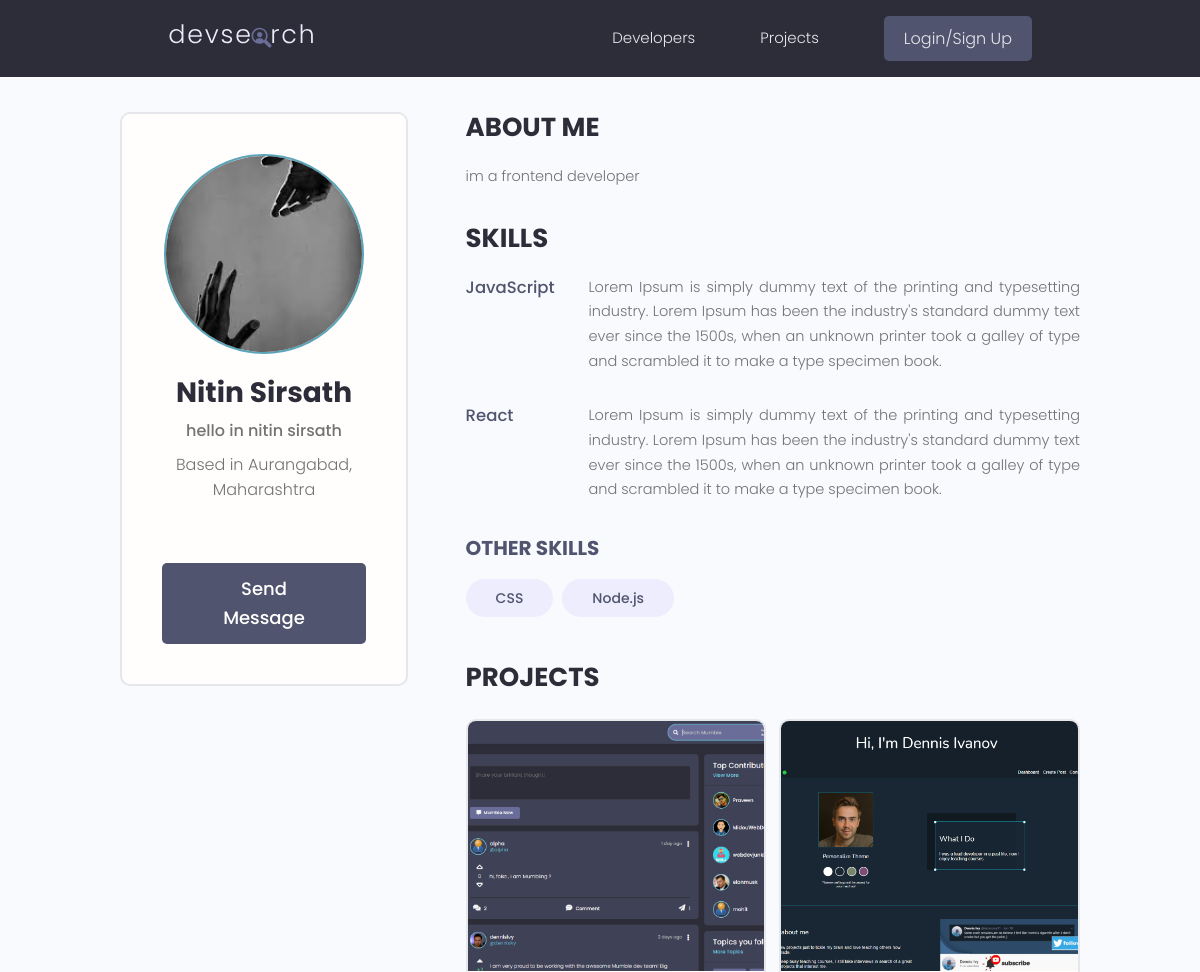
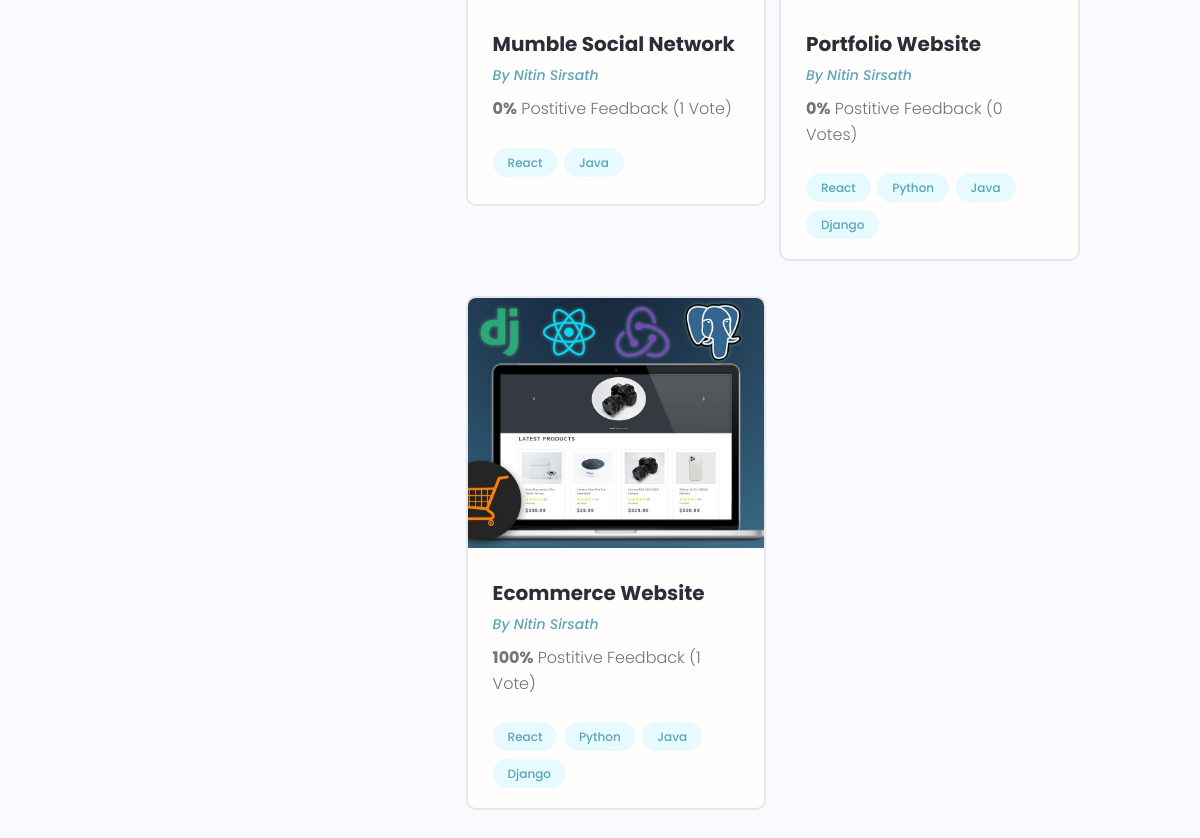
The app's page /profile/40e1e022-8be2-4151-a348-033e82259772/ with its own data (2 pictures, top to bottom).
### users/models.py (models this page shows, shortened)
class Profile(models.Model):
    user = models.OneToOneField(User, on_delete=models.CASCADE, null=True, blank=True)
    name = models.CharField(max_length=200, null=True, blank=True)
    email = models.EmailField(max_length=500, null=True, blank=True)
    username = models.CharField(max_length=200, null=True, blank=True)
    location = models.CharField(max_length=200, null=True, blank=True)
    short_intro = models.CharField(max_length=200, null=True, blank=True)
    bio = models.TextField(null=True, blank=True)
    profile_image = models.ImageField(null=True, blank=True, upload_to='profiles/', default='profiles/user-default.png')
    social_github = models.CharField(max_length=200, null=True, blank=True)
    social_twitter = models.CharField(max_length=200, null=True, blank=True)
    social_linkedin = models.CharField(max_length=200, null=True, blank=True)
    social_youtube = models.CharField(max_length=200, null=True, blank=True)
    social_website = models.CharField(max_length=200, null=True, blank=True)
    created = models.DateTimeField(auto_now_add=True)
    id = models.UUIDField(default=uuid.uuid4, unique=True, primary_key=True, editable=False)
    class Meta:
        ordering = ['-created']

class Skill(models.Model):
    owner = models.ForeignKey(Profile, on_delete=models.CASCADE, null=True, blank=True)
    name = models.CharField(max_length=200, null=True, blank=True)
    description = models.TextField(null=True, blank=True)
    created = models.DateTimeField(auto_now_add=True)
    id = models.UUIDField(default=uuid.uuid4, unique=True, primary_key=True, editable=False)

### projects/models.py (models this page shows, shortened)
class Project(models.Model):
    owner = models.ForeignKey(Profile, null=True, blank=True, on_delete=models.SET_NULL)
    title = models.CharField(max_length=200)
    description = models.TextField(null=True, blank=True)
    featured_image = models.ImageField(null=True, blank=True, default="default.jpg")
    demo_link = models.CharField(max_length=2000, null=True, blank=True)
    source_link = models.CharField(max_length=2000, null=True, blank=True)
    created = models.DateTimeField(auto_now_add=True)
    id = models.UUIDField(default=uuid.uuid4, unique=True, primary_key=True, editable=False)
    tags = models.ManyToManyField('Tag', blank=True)
    vote_total = models.IntegerField(default=0, null=True, blank=True)
    vote_ratio = models.IntegerField(default=0, null=True, blank=True)
    class Meta:
        ordering = ['created']

class Tag(models.Model):
    name = models.CharField(max_length=200)
    created = models.DateTimeField(auto_now_add=True)
    id = models.UUIDField(default=uuid.uuid4, unique=True, primary_key=True, editable=False)
    def __str__(self):
        return self.name

### users/views.py (the view)
# urls.py: path('profile/<str:pk>/', userProfile, name = 'user-profile'),
def userProfile(request, pk):
    profile = Profile.objects.get(id=pk)
    topSkills = profile.skill_set.exclude(description__exact="")
    otherSkills = profile.skill_set.filter(description="")
    context = {'profile':profile, 'topSkills':topSkills, 'otherSkills':otherSkills}
    return render(request, 'users/user-profile.html', context)

### users/templates/users/user-profile.html (shortened to what this page needs)
{% extends 'main.html' %}
{% block content %}
{% load static %}
<main class="profile my-md">
    <div class="container">
      <div class="layout">
        <div class="column column--1of3">
            <div class="card text-center">
                <div class="card__body dev">
                    <img class="avatar avatar--xl" src="{{ profile.profile_image.url }}" />
                    <h2 class="dev__name">{{profile.name}}</h2>
                    <p class="dev__title">{{profile.short_intro}}</p>
                    <p class="dev__location">Based in {{profile.location}}</p>
                    {% if request.user.profile.id != profile.id %}
                    <a href="{% url 'create-message' profile.id %}" class="btn btn--sub btn--lg">Send Message </a>
                    {% endif %}
                </div>
            </div>
        </div>
        <div class="column column--2of3">
          <div class="devInfo">
            <h3 class="devInfo__title">About Me</h3>
            <p class="devInfo__about">{{profile.bio}}</p>
          </div>
          <div class="devInfo">
            <h3 class="devInfo__title">Skills</h3>
            <div class="devInfo__skills">
              {% for skill in topSkills %}
              <div class="devSkill">
                <h4 class="devSkill__title">{{skill.name}}</h4>
                <p class="devSkill__info">{{skill.description}}</p>
              </div>
              {% endfor %}
              <h3 class="devInfo__subtitle">Other Skills</h3>
              <div class="devInfo__otherSkills">
                {% for skill in otherSkills %}
                <span class="tag tag--pill tag--sub tag--lg">
                  <small>{{skill.name}}</small>
                </span>
                {% endfor %}
              </div>
            </div>
          </div>
          <div class="devInfo">
            <h3 class="devInfo__title">Projects</h3>
            <div class="grid grid--two">
              {% for project in profile.project_set.all %}
              <div class="column">
                <div class="card project">
                  <a href="{% url 'single-project' project.id %}" class="project">
                    <img class="project__thumbnail" src="{{project.featured_image.url}}" alt="project thumbnail" />
                    <div class="card__body">
                      <h3 class="project__title">{{project.title}}</h3>
                      <p><a class="project__author" href="{% url 'user-profile' project.owner.id %}">By {{project.owner.name}}</a></p>
                      <p class="project--rating">
                        <span style="font-weight: bold;">{{project.vote_ratio}}%</span> Postitive
                        Feedback ({{project.vote_total}} Vote{{project.vote_total|pluralize:"s"}})
                      </p>
                      <div class="project__tags">
                        {% for tag in project.tags.all %}
                          <span class="tag tag--pill tag--main">
                            <small>{{tag}}</small>
                          </span>
                        {% endfor %}
                      </div>
                    </div>
                  </a>
                </div>
              </div>
              {% endfor %}
            </div>
          </div>
        </div>
      </div>
    </div>
  </main>
{% endblock content %}

### static/styles/app.css (style rules this page uses)
:root { --color-sub: #2d2d39; }
.btn--sub { background-color: var(--color-sub-light); }
.card { border: 2px solid var(--color-light); }
img { width: 100%; }
.profile .card > .dev { padding: 4rem; }
.dev__name { color: var(--color-sub); font-size: 2.8rem; font-weight: 700; margin-top: 1rem; margin-bottom: 0.5rem; }
.dev__title { font-size: 1.6rem; font-weight: 500; line-height: 1.3; }
.dev__location { margin-top: 1rem; }
.devInfo { margin-bottom: 3rem; }
.devInfo__title, .devInfo__subtitle { font-size: 2.6rem; color: var(--color-sub); text-transform: uppercase; font-weight: 700; margin-bottom: 1.5rem; }
.devInfo__subtitle { font-size: 2rem; color: var(--color-sub-light); }
.devInfo__about, .devSkill__info { font-size: 1.45rem; line-height: 1.7; text-align: justify; }
.devSkill { margin-bottom: 3rem; }
.devSkill__title { font-size: 1.65rem; font-weight: 500; color: var(--color-sub-light); }
@media screen and (min-width: 700px) { .devSkill { display: flex; justify-content: space-between; gap: 3rem; } }
@media screen and (min-width: 700px) { .devSkill__info { flex-basis: 80%; } }
.project__author { font-size: 1.4rem; font-style: italic; }
.project--rating { margin-bottom: 1.6em; margin-top: .5em; }
.project__thumbnail { height: 25rem; object-fit: cover; object-position: top center; }
.project__title { font-size: 2rem; font-weight: 700; color: var(--color-sub); }

### static/uikit/styles/modules/_variables.css (style rules this page uses)
:root { --color-main: #5aa5b9; --color-main-light: #e6faff; --color-sub: #3f4156; --color-sub-light: #51546e; --color-sub-lighter: #ededfd; --color-text: #737373; --color-gray: #8b8b8b; --color-light: #e5e7eb; --color-light-gray: #767676; --color-bg: #f8fafd; --color-white: #fffefd; --color-white-light: #f3f3f3; --color-success: #359e64; --color-success-bg: #def8e8; --color-error: #fc4b0b; --color-error-bg: #fff2ee; --font-base: 'Poppins', arial, helvetica, 'Segoe UI', roboto, ubuntu, sans-serif; --font-monospace: 'Fira Code', 'Courier New', courier, monospace; --font-regular: 300; --font-medium: 500; --font-bold: 700; --generic-shadow: 1px 1px 5px #00000010; --generic-transition: all 0.3s ease-in-out; }

### static/uikit/styles/modules/_base.css (style rules this page uses)
* { margin: 0; padding: 0; box-sizing: border-box; text-rendering: optimizeLegibility; color: inherit; font-size: inherit; }
html { font-size: 50%; }
@media only screen and (min-width: 480px) { html { font-size: 56.25%; } }
@media only screen and (min-width: 1200px) { html { font-size: 62.5%; } }
body { line-height: 1.6; font-weight: 400; font-size: 1.5rem; color: var(--color-text); background-color: var(--color-bg); min-height: 100vh; }

### static/uikit/styles/modules/_typography.css (style rules this page uses)
* { font-family: var(--font-base); }
h2 { font-size: 3.6rem; font-weight: var(--font-bold); }
h3 { font-size: 3.2rem; font-weight: var(--font-medium); }
h4 { font-size: 2.8rem; font-weight: var(--font-medium); }
p, span, strong { font-size: 1.6rem; color: var(--color-text); font-weight: var(--font-regular); }
a { padding-bottom: 2px; text-decoration: none; display: inline-block; color: var(--color-main); font-weight: var(--font-medium); }

### static/uikit/styles/modules/_utilities.css (style rules this page uses)
.container { width: 92%; max-width: 165rem; margin: 0 auto; box-sizing: border-box; }
@media screen and (min-width: 1000px) { .container { width: 90%; } }
@media screen and (min-width: 1200px) { .container { width: 80%; } }
.text-center { text-align: center; }
.my-md { margin: 3rem auto; }

### static/uikit/styles/modules/_avatar.css (style rules this page uses)
.avatar { border-radius: 50%; border: 2px solid var(--color-main); object-fit: cover; }
.avatar--xl { height: 20rem; width: 20rem; }

### static/uikit/styles/modules/_button.css (style rules this page uses)
.btn { display: inline-block; position: relative; cursor: pointer; background-color: var(--color-light); font-weight: var(--font-medium); color: var(--color-sub); text-decoration: none; padding: 1rem 2rem; border-radius: 0.5rem; border: none; width: -webkit-fit-content; width: -moz-fit-content; width: fit-content; height: -webkit-fit-content; height: -moz-fit-content; height: fit-content; font-size: 1.6rem; outline-width: 0; outline-color: transparent; -webkit-backface-visibility: hidden; backface-visibility: hidden; transition: all 0.3s ease-in-out; }
.btn--sub { background-color: var(--color-sub); color: var(--color-white); }
.btn--lg { font-size: 1.8rem; padding: 1.2rem 4.5rem; }

### static/uikit/styles/modules/_card.css (style rules this page uses)
.card { border-radius: 1rem; background-color: var(--color-white); border: 1.5px solid var(--color-light); width: auto; height: auto; margin-top: 0.5rem; margin-bottom: 0.5rem; overflow: hidden; }
.card__body, .card__header { padding: 2rem 2.5rem; }

### records on screen
Profile: profile_image (picture), name "Nitin Sirsath", short_intro "hello in nitin sirsath", location "Aurangabad, Maharashtra", bio "im a frontend developer"
Skill: name "JavaScript", description "Lorem Ipsum is simply dummy text of the printing and typesetting industry. Lorem Ipsum has been the industry's standard dummy text ever since the 1500s, when an unknown printer took a galley of type and scrambled it to make a type specimen book."
Skill: name "React", description "Lorem Ipsum is simply dummy text of the printing and typesetting industry. Lorem Ipsum has been the industry's standard dummy text ever since the 1500s, when an unknown printer took a galley of type and scrambled it to make a type specimen book."
Skill: name "CSS"
Skill: name "Node.js"
Project: featured_image (picture), title "Mumble Social Network", owner.name "Nitin Sirsath", vote_ratio "0", vote_total "1"
Tag: name "React"
Tag: name "Java"
Project: featured_image (picture), title "Portfolio Website", owner.name "Nitin Sirsath", vote_ratio "0", vote_total "0"
Tag: name "Python"
Tag: name "Django"
Project: featured_image (picture), title "Ecommerce Website", owner.name "Nitin Sirsath", vote_ratio "100", vote_total "1"
